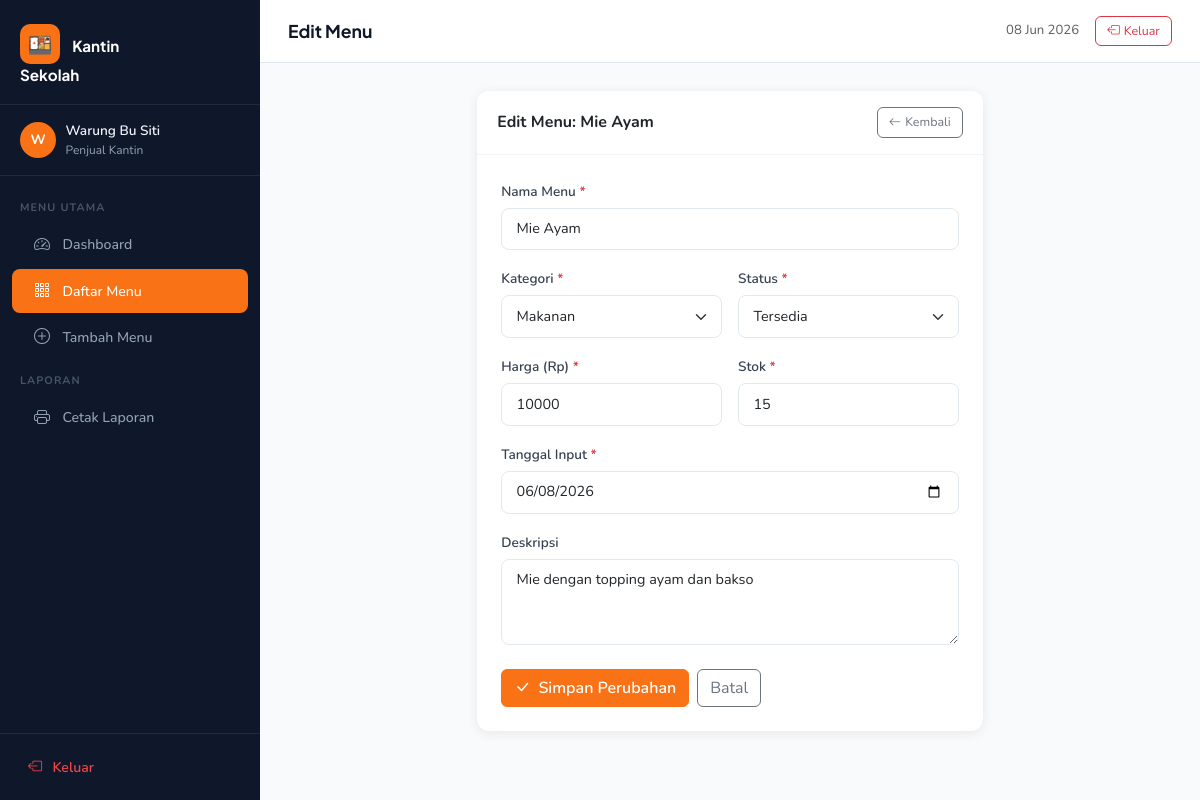
/manajemen_menu_kantin/menu/edit.php?id=2 (signed in), run on the app's committed database.
### tables this page shows
CREATE TABLE IF NOT EXISTS menu (
    id            INT AUTO_INCREMENT PRIMARY KEY,
    user_id       INT NOT NULL,
    nama_menu     VARCHAR(100) NOT NULL,
    kategori_menu VARCHAR(50)  NOT NULL,
    harga         INT NOT NULL,
    stok          INT NOT NULL,
    status_menu   VARCHAR(50)  NOT NULL,
    deskripsi     TEXT,
    tanggal_input DATE NOT NULL,
    created_at    TIMESTAMP NULL DEFAULT CURRENT_TIMESTAMP,
    updated_at    TIMESTAMP NULL DEFAULT CURRENT_TIMESTAMP ON UPDATE CURRENT_TIMESTAMP,
    FOREIGN KEY (user_id) REFERENCES users(id) ON DELETE CASCADE
);

### manajemen_menu_kantin/menu/edit.php (the view, shortened to what this page needs)
<?php
require_once __DIR__ . '/../config/database.php';
$uid = $_SESSION['user_id'];
$id  = (int)($_GET['id'] ?? 0);
$stmt = $pdo->prepare("SELECT * FROM menu WHERE id = ? AND user_id = ?");
$stmt->execute([$id, $uid]);
$menu = $stmt->fetch();
$old = $_SESSION['form_old'] ?? $menu;
require_once __DIR__ . '/../config/layout_start.php';
?>
<div class="row justify-content-center">
    <div class="col-md-8 col-lg-7">
        <div class="card">
            <div class="card-header d-flex justify-content-between align-items-center">
                <span class="fw-bold">Edit Menu: <?= htmlspecialchars($menu['nama_menu']) ?></span>
                <a href="/manajemen_menu_kantin/menu/index.php" class="btn btn-sm btn-outline-secondary">
                    <i class="bi bi-arrow-left me-1"></i>Kembali
                </a>
            </div>
            <div class="card-body p-4">
                <form method="POST" action="/manajemen_menu_kantin/menu/update.php">
                    <div class="row g-3">
                        <div class="col-12">
                            <label class="form-label">Nama Menu <span class="text-danger">*</span></label>
                            <input type="text" name="nama_menu" class="form-control" required
                                   value="<?= htmlspecialchars($old['nama_menu']) ?>">
                        </div>
                        <div class="col-md-6">
                            <label class="form-label">Kategori <span class="text-danger">*</span></label>
                            <select name="kategori_menu" class="form-select" required>
                                <?php foreach (['Makanan','Minuman','Snack'] as $kat): ?>
                                <option value="<?= $kat ?>" <?= ($old['kategori_menu']===$kat)?'selected':'' ?>><?= $kat ?></option>
                                <?php endforeach; ?>
                            </select>
                        </div>
                        <div class="col-md-6">
                            <label class="form-label">Status <span class="text-danger">*</span></label>
                            <select name="status_menu" class="form-select" required>
                                <option value="Tersedia" <?= ($old['status_menu']==='Tersedia')?'selected':'' ?>>Tersedia</option>
                            </select>
                        </div>
                        <div class="col-md-6">
                            <label class="form-label">Harga (Rp) <span class="text-danger">*</span></label>
                            <input type="number" name="harga" class="form-control" min="0" required
                                   value="<?= htmlspecialchars($old['harga']) ?>">
                        </div>
                        <div class="col-md-6">
                            <label class="form-label">Stok <span class="text-danger">*</span></label>
                            <input type="number" name="stok" class="form-control" min="0" required
                                   value="<?= htmlspecialchars($old['stok']) ?>">
                        </div>
                        <div class="col-12">
                            <label class="form-label">Tanggal Input <span class="text-danger">*</span></label>
                            <input type="date" name="tanggal_input" class="form-control" required
                                   value="<?= htmlspecialchars($old['tanggal_input']) ?>">
                        </div>
                        <div class="col-12">
                            <label class="form-label">Deskripsi</label>
                            <textarea name="deskripsi" class="form-control" rows="3"><?= htmlspecialchars($old['deskripsi'] ?? '') ?></textarea>
                        </div>
                    </div>
                    <div class="d-flex gap-2 mt-4">
                        <button type="submit" class="btn btn-primary">
                            <i class="bi bi-check-lg me-1"></i> Simpan Perubahan
                        </button>
                        <a href="/manajemen_menu_kantin/menu/index.php" class="btn btn-outline-secondary">Batal</a>
                    </div>
                </form>
            </div>
        </div>
    </div>
</div>
<?php require_once __DIR__ . '/../config/layout_end.php'; ?>

### manajemen_menu_kantin/assets/css/style.css (style rules this page uses)
:root { --primary: #f97316; --primary-dk: #ea580c; --primary-lt: #fff7ed; --secondary: #0f172a; --success: #16a34a; --danger: #dc2626; --warning: #d97706; --sidebar-w: 260px; --radius: 12px; --shadow: 0 2px 12px rgba(0,0,0,.08); --shadow-lg: 0 8px 30px rgba(0,0,0,.12); }
* { box-sizing: border-box; }
body { font-family: 'Nunito', sans-serif; background: #f8fafc; color: #1e293b; margin: 0; }
.card { border: none; border-radius: var(--radius); box-shadow: var(--shadow); }
.card-header { background: #fff; border-bottom: 1px solid #f1f5f9; border-radius: var(--radius) var(--radius) 0 0 !important; padding: 1rem 1.25rem; }
.btn-primary { background: var(--primary) !important; border-color: var(--primary) !important; font-weight: 600; }
.btn-sm { font-size: .78rem; padding: .3rem .7rem; border-radius: 6px; }
.form-control, .form-select { border-radius: 8px; border: 1.5px solid #e2e8f0; font-size: .9rem; padding: .6rem .9rem; }
.form-label { font-weight: 600; font-size: .85rem; color: #374151; margin-bottom: .35rem; }

### data on the page
menu: nama_menu "Mie Ayam", kategori_menu "Makanan", status_menu "Tersedia", harga "10000", stok "15", tanggal_input "06/08/2026", deskripsi "Mie dengan topping ayam dan bakso"

### other printed values
getInitial($_SESSION['user_name']) "W"
$_SESSION['user_name'] "Warung Bu Siti"
$pageTitle "Edit Menu"
